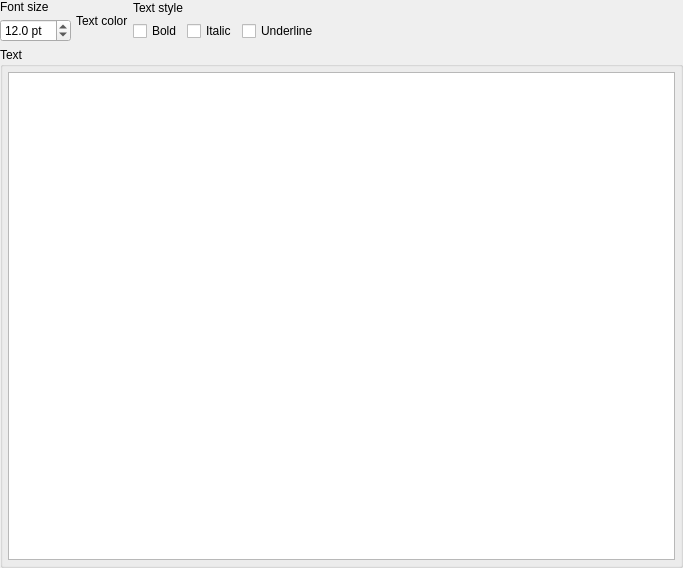
<?xml version="1.0" encoding="UTF-8"?>
<ui version="4.0">
 <class>TextboxWidget</class>
 <widget class="QWidget" name="TextboxWidget">
  <property name="geometry">
   <rect>
    <x>0</x>
    <y>0</y>
    <width>683</width>
    <height>568</height>
   </rect>
  </property>
  <layout class="QVBoxLayout" name="textbox_lt">
   <property name="spacing">
    <number>5</number>
   </property>
   <property name="leftMargin">
    <number>0</number>
   </property>
   <property name="topMargin">
    <number>0</number>
   </property>
   <property name="rightMargin">
    <number>0</number>
   </property>
   <property name="bottomMargin">
    <number>0</number>
   </property>
   <item>
    <layout class="QHBoxLayout" name="txtbox_attribs_lt">
     <property name="spacing">
      <number>5</number>
     </property>
     <item>
      <layout class="QVBoxLayout" name="verticalLayout">
       <item>
        <widget class="QLabel" name="label">
         <property name="sizePolicy">
          <sizepolicy hsizetype="Fixed" vsizetype="Fixed">
           <horstretch>0</horstretch>
           <verstretch>0</verstretch>
          </sizepolicy>
         </property>
         <property name="text">
          <string>Font size</string>
         </property>
        </widget>
       </item>
       <item>
        <widget class="QDoubleSpinBox" name="font_size_sb">
         <property name="sizePolicy">
          <sizepolicy hsizetype="Preferred" vsizetype="Preferred">
           <horstretch>0</horstretch>
           <verstretch>0</verstretch>
          </sizepolicy>
         </property>
         <property name="suffix">
          <string> pt</string>
         </property>
         <property name="decimals">
          <number>1</number>
         </property>
         <property name="minimum">
          <double>1.000000000000000</double>
         </property>
         <property name="maximum">
          <double>200.000000000000000</double>
         </property>
         <property name="value">
          <double>12.000000000000000</double>
         </property>
        </widget>
       </item>
      </layout>
     </item>
     <item>
      <layout class="QVBoxLayout" name="text_color_lt">
       <item>
        <widget class="QLabel" name="color_lbl">
         <property name="sizePolicy">
          <sizepolicy hsizetype="Preferred" vsizetype="Fixed">
           <horstretch>0</horstretch>
           <verstretch>0</verstretch>
          </sizepolicy>
         </property>
         <property name="text">
          <string>Text color</string>
         </property>
         <property name="indent">
          <number>0</number>
         </property>
        </widget>
       </item>
      </layout>
     </item>
     <item>
      <layout class="QVBoxLayout" name="text_style_lt">
       <property name="spacing">
        <number>5</number>
       </property>
       <property name="rightMargin">
        <number>0</number>
       </property>
       <item>
        <widget class="QLabel" name="label_2">
         <property name="sizePolicy">
          <sizepolicy hsizetype="Preferred" vsizetype="Fixed">
           <horstretch>0</horstretch>
           <verstretch>0</verstretch>
          </sizepolicy>
         </property>
         <property name="text">
          <string>Text style</string>
         </property>
        </widget>
       </item>
       <item>
        <layout class="QHBoxLayout" name="text_style_chk_lt">
         <property name="spacing">
          <number>5</number>
         </property>
         <item>
          <widget class="QCheckBox" name="bold_chk">
           <property name="sizePolicy">
            <sizepolicy hsizetype="Fixed" vsizetype="Fixed">
             <horstretch>0</horstretch>
             <verstretch>0</verstretch>
            </sizepolicy>
           </property>
           <property name="text">
            <string>Bold</string>
           </property>
          </widget>
         </item>
         <item>
          <widget class="QCheckBox" name="italic_chk">
           <property name="sizePolicy">
            <sizepolicy hsizetype="Fixed" vsizetype="Fixed">
             <horstretch>0</horstretch>
             <verstretch>0</verstretch>
            </sizepolicy>
           </property>
           <property name="text">
            <string>Italic</string>
           </property>
          </widget>
         </item>
         <item>
          <widget class="QCheckBox" name="underline_chk">
           <property name="sizePolicy">
            <sizepolicy hsizetype="Expanding" vsizetype="Fixed">
             <horstretch>0</horstretch>
             <verstretch>0</verstretch>
            </sizepolicy>
           </property>
           <property name="text">
            <string>Underline</string>
           </property>
          </widget>
         </item>
        </layout>
       </item>
      </layout>
     </item>
    </layout>
   </item>
   <item>
    <widget class="QGroupBox" name="groupBox">
     <property name="title">
      <string>Text</string>
     </property>
     <layout class="QVBoxLayout" name="verticalLayout_2">
      <property name="spacing">
       <number>5</number>
      </property>
      <property name="leftMargin">
       <number>5</number>
      </property>
      <property name="topMargin">
       <number>5</number>
      </property>
      <property name="rightMargin">
       <number>5</number>
      </property>
      <property name="bottomMargin">
       <number>5</number>
      </property>
      <item>
       <widget class="QPlainTextEdit" name="text_txt">
        <property name="plainText">
         <string/>
        </property>
       </widget>
      </item>
     </layout>
    </widget>
   </item>
  </layout>
 </widget>
 <tabstops>
  <tabstop>bold_chk</tabstop>
  <tabstop>italic_chk</tabstop>
  <tabstop>underline_chk</tabstop>
  <tabstop>text_txt</tabstop>
 </tabstops>
 <resources/>
 <connections/>
</ui>
